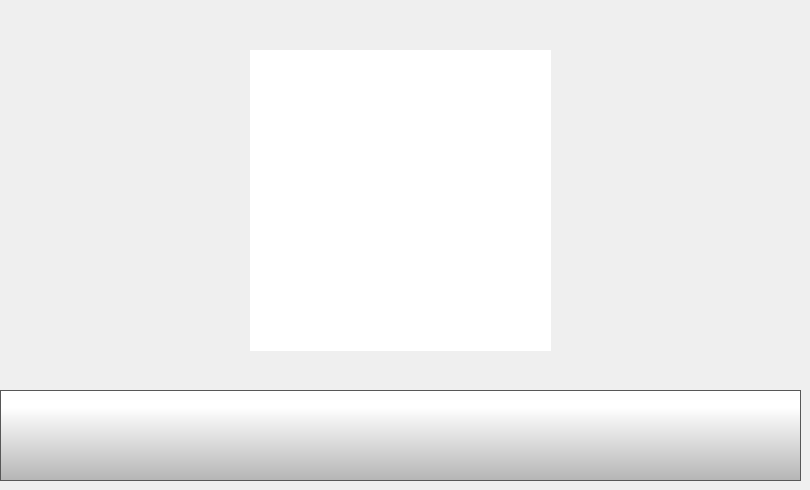
    <widget class="QWidget" name="QRCodePage">
     <widget class="QPushButton" name="QRCodeBackButton">
      <property name="geometry">
       <rect>
        <x>0</x>
        <y>390</y>
        <width>801</width>
        <height>91</height>
       </rect>
      </property>
      <property name="minimumSize">
       <size>
        <width>0</width>
        <height>0</height>
       </size>
      </property>
      <property name="font">
       <font>
        <family>Gotham Light</family>
        <pointsize>20</pointsize>
       </font>
      </property>
      <property name="styleSheet">
       <string notr="true">QPushButton {
     border: 1px solid rgb(87, 87, 87);
	background-color: qlineargradient(spread:pad, x1:0, y1:1, x2:0, y2:0.188, stop:0 rgba(180, 180, 180, 255), stop:1 rgba(255, 255, 255, 255));


}

QPushButton:pressed {
    background-color: qlineargradient(x1: 0, y1: 0, x2: 0, y2: 1,
                                      stop: 0 #dadbde, stop: 1 #f6f7fa);
}

QPushButton:flat {
    border: none; /* no border for a flat push button */
}

QPushButton:default {
    border-color: navy; /* make the default button prominent */
}</string>
      </property>
      <property name="text">
       <string/>
      </property>
      <property name="icon">
       <iconset>
        <normaloff>templates/img/arrows-4.png</normaloff>templates/img/arrows-4.png</iconset>
      </property>
      <property name="iconSize">
       <size>
        <width>70</width>
        <height>70</height>
       </size>
      </property>
      <property name="checkable">
       <bool>false</bool>
      </property>
      <property name="autoDefault">
       <bool>false</bool>
      </property>
      <property name="default">
       <bool>false</bool>
      </property>
      <property name="flat">
       <bool>false</bool>
      </property>
     </widget>
     <widget class="QLabel" name="QRCodeBackground">
      <property name="geometry">
       <rect>
        <x>250</x>
        <y>50</y>
        <width>301</width>
        <height>301</height>
       </rect>
      </property>
      <property name="font">
       <font>
        <pointsize>20</pointsize>
       </font>
      </property>
      <property name="styleSheet">
       <string notr="true">background-color: rgb(255, 255, 255);</string>
      </property>
      <property name="text">
       <string/>
      </property>
     </widget>
     <widget class="QLabel" name="QRCodeLabel">
      <property name="geometry">
       <rect>
        <x>250</x>
        <y>50</y>
        <width>301</width>
        <height>301</height>
       </rect>
      </property>
      <property name="font">
       <font>
        <pointsize>20</pointsize>
       </font>
      </property>
      <property name="styleSheet">
       <string notr="true"/>
      </property>
      <property name="text">
       <string/>
      </property>
      <property name="scaledContents">
       <bool>true</bool>
      </property>
     </widget>
     <zorder>QRCodeBackground</zorder>
     <zorder>QRCodeLabel</zorder>
     <zorder>QRCodeBackButton</zorder>
    </widget>
